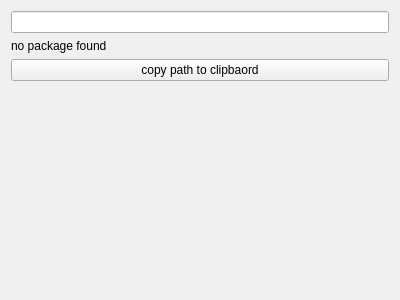
<?xml version="1.0" encoding="UTF-8"?>
<ui version="4.0">
 <class>PackageHelper</class>
 <widget class="QWidget" name="PackageHelper">
  <property name="geometry">
   <rect>
    <x>0</x>
    <y>0</y>
    <width>400</width>
    <height>300</height>
   </rect>
  </property>
  <property name="windowTitle">
   <string>Form</string>
  </property>
  <layout class="QGridLayout" name="gridLayout">
   <item row="1" column="0">
    <widget class="QLabel" name="label">
     <property name="text">
      <string>no package found</string>
     </property>
    </widget>
   </item>
   <item row="0" column="0">
    <widget class="QLineEdit" name="lineEdit"/>
   </item>
   <item row="2" column="0">
    <widget class="QPushButton" name="pushButton">
     <property name="text">
      <string>copy path to clipbaord</string>
     </property>
    </widget>
   </item>
   <item row="3" column="0">
    <spacer name="verticalSpacer">
     <property name="orientation">
      <enum>Qt::Vertical</enum>
     </property>
     <property name="sizeHint" stdset="0">
      <size>
       <width>20</width>
       <height>40</height>
      </size>
     </property>
    </spacer>
   </item>
  </layout>
 </widget>
 <resources/>
 <connections/>
</ui>
